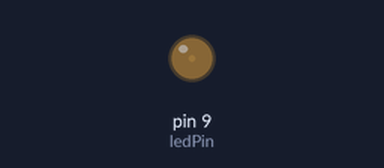
Bench run of a sketch on a simulated Arduino Uno, built with avr-gcc and run on an emulated ATmega328P. Parts: output pins drawn as LEDs (lit = HIGH).

Above: at 0.05 s.
At 0.2 s:
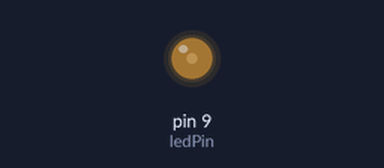
At 0.4 s:
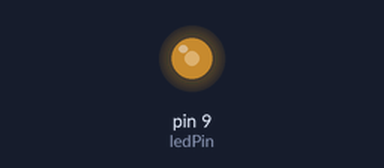
At 0.75 s:
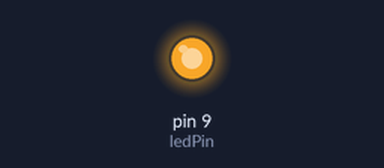
Timing chart, 0 to 3.0 s (numbered marks = the images above):
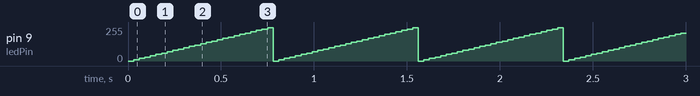

Measured:
- by itself, pin 9 (ledPin): ramps from 0/255 to 250/255 and jumps back, once every 0.78 s

The sketch:

fading.ino
```cpp
// LEDライトが一定間隔で強くなり、消えて、また、弱い光から強くなる、の繰り返し処理
int ledPin = 9;

void setup() {

}

void loop() {
  for(int value=0;value<=255;value+=10){
    analogWrite(ledPin, value);
    delay(30);
  }
}
```
